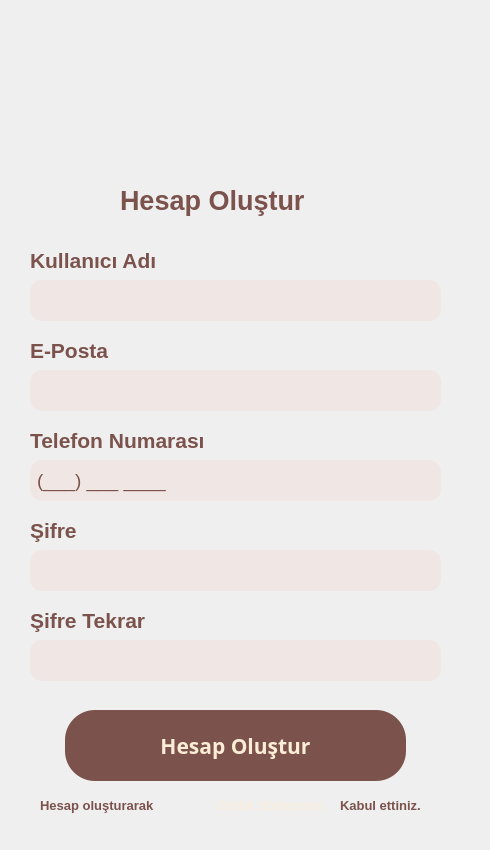
   <widget class="QWidget" name="hesap_olustur">
    <widget class="QLabel" name="lb_arka_plan_hesap_olsuturma">
     <property name="geometry">
      <rect>
       <x>0</x>
       <y>0</y>
       <width>481</width>
       <height>841</height>
      </rect>
     </property>
     <property name="text">
      <string/>
     </property>
     <property name="pixmap">
      <pixmap>icon/rp_acik_kahverengi.png</pixmap>
     </property>
     <property name="scaledContents">
      <bool>true</bool>
     </property>
    </widget>
    <widget class="QLabel" name="lb_minik_insan_icon_hesap_olusturma">
     <property name="geometry">
      <rect>
       <x>400</x>
       <y>240</y>
       <width>31</width>
       <height>31</height>
      </rect>
     </property>
     <property name="text">
      <string/>
     </property>
     <property name="pixmap">
      <pixmap>icon/user.png</pixmap>
     </property>
     <property name="scaledContents">
      <bool>true</bool>
     </property>
    </widget>
    <widget class="QLineEdit" name="le_kullanici_adi_hesap_olusturma">
     <property name="geometry">
      <rect>
       <x>30</x>
       <y>280</y>
       <width>411</width>
       <height>41</height>
      </rect>
     </property>
     <property name="styleSheet">
      <string notr="true">QLineEdit {
    background-color: #f0e6e4;
    color: #7b524c;
    border-radius: 12px;
    font-size: 14pt;
    padding: 5px;
}</string>
     </property>
     <property name="text">
      <string/>
     </property>
    </widget>
    <widget class="QLabel" name="lb_alt_yazi_hesap_olusturma">
     <property name="geometry">
      <rect>
       <x>40</x>
       <y>790</y>
       <width>161</width>
       <height>31</height>
      </rect>
     </property>
     <property name="font">
      <font>
       <pointsize>10</pointsize>
       <weight>75</weight>
       <bold>true</bold>
      </font>
     </property>
     <property name="styleSheet">
      <string notr="true">color: #7b524c;
font-size: 5t;</string>
     </property>
     <property name="text">
      <string>Hesap oluşturarak</string>
     </property>
    </widget>
    <widget class="QLineEdit" name="le_sifre_hesap_olusturma">
     <property name="geometry">
      <rect>
       <x>30</x>
       <y>550</y>
       <width>411</width>
       <height>41</height>
      </rect>
     </property>
     <property name="styleSheet">
      <string notr="true">QLineEdit {
    background-color: #f0e6e4;
    color: #7b524c;
    border-radius: 12px;
    font-size: 14pt;
    padding: 5px;
}</string>
     </property>
     <property name="text">
      <string/>
     </property>
     <property name="echoMode">
      <enum>QLineEdit::Password</enum>
     </property>
    </widget>
    <widget class="QPushButton" name="btn_gizlilik_sozlesmesi">
     <property name="geometry">
      <rect>
       <x>200</x>
       <y>790</y>
       <width>141</width>
       <height>31</height>
      </rect>
     </property>
     <property name="palette">
      <palette>
       <active>
        <colorrole role="WindowText">
         <brush brushstyle="SolidPattern">
          <color alpha="255">
           <red>252</red>
           <green>237</green>
           <blue>214</blue>
          </color>
         </brush>
        </colorrole>
        <colorrole role="Button">
         <brush brushstyle="SolidPattern">
          <color alpha="0">
           <red>0</red>
           <green>0</green>
           <blue>0</blue>
          </color>
         </brush>
        </colorrole>
        <colorrole role="Text">
         <brush brushstyle="SolidPattern">
          <color alpha="255">
           <red>252</red>
           <green>237</green>
           <blue>214</blue>
          </color>
         </brush>
        </colorrole>
        <colorrole role="ButtonText">
         <brush brushstyle="SolidPattern">
          <color alpha="255">
           <red>252</red>
           <green>237</green>
           <blue>214</blue>
          </color>
         </brush>
        </colorrole>
        <colorrole role="Base">
         <brush brushstyle="SolidPattern">
          <color alpha="0">
           <red>0</red>
           <green>0</green>
           <blue>0</blue>
          </color>
         </brush>
        </colorrole>
        <colorrole role="Window">
         <brush brushstyle="SolidPattern">
          <color alpha="0">
           <red>0</red>
           <green>0</green>
           <blue>0</blue>
          </color>
         </brush>
        </colorrole>
       </active>
       <inactive>
        <colorrole role="WindowText">
         <brush brushstyle="SolidPattern">
          <color alpha="255">
           <red>252</red>
           <green>237</green>
           <blue>214</blue>
          </color>
         </brush>
        </colorrole>
        <colorrole role="Button">
         <brush brushstyle="SolidPattern">
          <color alpha="0">
           <red>0</red>
           <green>0</green>
           <blue>0</blue>
          </color>
         </brush>
        </colorrole>
        <colorrole role="Text">
         <brush brushstyle="SolidPattern">
          <color alpha="255">
           <red>252</red>
           <green>237</green>
           <blue>214</blue>
          </color>
         </brush>
        </colorrole>
        <colorrole role="ButtonText">
         <brush brushstyle="SolidPattern">
          <color alpha="255">
           <red>252</red>
           <green>237</green>
           <blue>214</blue>
          </color>
         </brush>
        </colorrole>
        <colorrole role="Base">
         <brush brushstyle="SolidPattern">
          <color alpha="0">
           <red>0</red>
           <green>0</green>
           <blue>0</blue>
          </color>
         </brush>
        </colorrole>
        <colorrole role="Window">
         <brush brushstyle="SolidPattern">
          <color alpha="0">
           <red>0</red>
           <green>0</green>
           <blue>0</blue>
          </color>
         </brush>
        </colorrole>
       </inactive>
       <disabled>
        <colorrole role="WindowText">
         <brush brushstyle="SolidPattern">
          <color alpha="255">
           <red>252</red>
           <green>237</green>
           <blue>214</blue>
          </color>
         </brush>
        </colorrole>
        <colorrole role="Button">
         <brush brushstyle="SolidPattern">
          <color alpha="0">
           <red>0</red>
           <green>0</green>
           <blue>0</blue>
          </color>
         </brush>
        </colorrole>
        <colorrole role="Text">
         <brush brushstyle="SolidPattern">
          <color alpha="255">
           <red>252</red>
           <green>237</green>
           <blue>214</blue>
          </color>
         </brush>
        </colorrole>
        <colorrole role="ButtonText">
         <brush brushstyle="SolidPattern">
          <color alpha="255">
           <red>252</red>
           <green>237</green>
           <blue>214</blue>
          </color>
         </brush>
        </colorrole>
        <colorrole role="Base">
         <brush brushstyle="SolidPattern">
          <color alpha="0">
           <red>0</red>
           <green>0</green>
           <blue>0</blue>
          </color>
         </brush>
        </colorrole>
        <colorrole role="Window">
         <brush brushstyle="SolidPattern">
          <color alpha="0">
           <red>0</red>
           <green>0</green>
           <blue>0</blue>
          </color>
         </brush>
        </colorrole>
       </disabled>
      </palette>
     </property>
     <property name="font">
      <font>
       <pointsize>10</pointsize>
      </font>
     </property>
     <property name="cursor">
      <cursorShape>ArrowCursor</cursorShape>
     </property>
     <property name="contextMenuPolicy">
      <enum>Qt::DefaultContextMenu</enum>
     </property>
     <property name="styleSheet">
      <string notr="true">QPushButton {
    background-color: transparent;
    color: #fcedd6;
    border-radius: 50px;
    font-size: 10pt;
}

QPushButton:hover {
    background-color: #6a4944;
}

QPushButton:pressed {
    background-color: #4e3d3b;
}</string>
     </property>
     <property name="text">
      <string>Gizlilik Sözleşmesi</string>
     </property>
    </widget>
    <widget class="QLabel" name="lb_e_posta_icon_kullanici_girisi">
     <property name="geometry">
      <rect>
       <x>400</x>
       <y>340</y>
       <width>31</width>
       <height>31</height>
      </rect>
     </property>
     <property name="text">
      <string/>
     </property>
     <property name="pixmap">
      <pixmap>icon/envelope.png</pixmap>
     </property>
     <property name="scaledContents">
      <bool>true</bool>
     </property>
    </widget>
    <widget class="QLineEdit" name="le_eposta_hesap_olusturma">
     <property name="geometry">
      <rect>
       <x>30</x>
       <y>370</y>
       <width>411</width>
       <height>41</height>
      </rect>
     </property>
     <property name="styleSheet">
      <string notr="true">QLineEdit {
    background-color: #f0e6e4;
    color: #7b524c;
    border-radius: 12px;
    font-size: 14pt;
    padding: 5px;
}</string>
     </property>
     <property name="text">
      <string/>
     </property>
    </widget>
    <widget class="QLabel" name="lb_alt_yazi_hesap_olusturma_2">
     <property name="geometry">
      <rect>
       <x>340</x>
       <y>790</y>
       <width>121</width>
       <height>31</height>
      </rect>
     </property>
     <property name="font">
      <font>
       <pointsize>10</pointsize>
       <weight>75</weight>
       <bold>true</bold>
      </font>
     </property>
     <property name="styleSheet">
      <string notr="true">color: #7b524c;
font-size: 5t;</string>
     </property>
     <property name="text">
      <string>Kabul ettiniz.</string>
     </property>
    </widget>
    <widget class="QLabel" name="lb_kullanici_adi_hesap_olusturma">
     <property name="geometry">
      <rect>
       <x>30</x>
       <y>240</y>
       <width>221</width>
       <height>41</height>
      </rect>
     </property>
     <property name="font">
      <font>
       <pointsize>16</pointsize>
       <weight>75</weight>
       <bold>true</bold>
      </font>
     </property>
     <property name="styleSheet">
      <string notr="true">color: #7b524c;
font-size: 20t;</string>
     </property>
     <property name="text">
      <string>Kullanıcı Adı</string>
     </property>
    </widget>
    <widget class="QLabel" name="lb_eposta_hesap_olusturma">
     <property name="geometry">
      <rect>
       <x>30</x>
       <y>330</y>
       <width>221</width>
       <height>41</height>
      </rect>
     </property>
     <property name="font">
      <font>
       <pointsize>16</pointsize>
       <weight>75</weight>
       <bold>true</bold>
      </font>
     </property>
     <property name="styleSheet">
      <string notr="true">color: #7b524c;
font-size: 20t;</string>
     </property>
     <property name="text">
      <string>E-Posta</string>
     </property>
    </widget>
    <widget class="QLabel" name="lb_telefon_icon_hesap_olusturma">
     <property name="geometry">
      <rect>
       <x>400</x>
       <y>420</y>
       <width>31</width>
       <height>31</height>
      </rect>
     </property>
     <property name="text">
      <string/>
     </property>
     <property name="pixmap">
      <pixmap>icon/phone-call.png</pixmap>
     </property>
     <property name="scaledContents">
      <bool>true</bool>
     </property>
    </widget>
    <widget class="QLineEdit" name="le_telefon_numarai_hesap_olusturma">
     <property name="geometry">
      <rect>
       <x>30</x>
       <y>460</y>
       <width>411</width>
       <height>41</height>
      </rect>
     </property>
     <property name="styleSheet">
      <string notr="true">QLineEdit {
    background-color: #f0e6e4;
    color: #7b524c;
    border-radius: 12px;
    font-size: 14pt;
    padding: 5px;
}</string>
     </property>
     <property name="inputMask">
      <string>(000) 000 0000;_</string>
     </property>
     <property name="text">
      <string>()  </string>
     </property>
    </widget>
    <widget class="QLabel" name="lb_sifre_tekrar_hesap_olusturma">
     <property name="geometry">
      <rect>
       <x>30</x>
       <y>600</y>
       <width>251</width>
       <height>41</height>
      </rect>
     </property>
     <property name="font">
      <font>
       <pointsize>16</pointsize>
       <weight>75</weight>
       <bold>true</bold>
      </font>
     </property>
     <property name="styleSheet">
      <string notr="true">color: #7b524c;
font-size: 20t;</string>
     </property>
     <property name="text">
      <string>Şifre Tekrar</string>
     </property>
    </widget>
    <widget class="QLabel" name="lb_sifre_hesap_olusturma">
     <property name="geometry">
      <rect>
       <x>30</x>
       <y>510</y>
       <width>251</width>
       <height>41</height>
      </rect>
     </property>
     <property name="font">
      <font>
       <pointsize>16</pointsize>
       <weight>75</weight>
       <bold>true</bold>
      </font>
     </property>
     <property name="styleSheet">
      <string notr="true">color: #7b524c;
font-size: 20t;</string>
     </property>
     <property name="text">
      <string>Şifre</string>
     </property>
    </widget>
    <widget class="QLabel" name="lb_kilit_icon_hesap_olusturma_2">
     <property name="geometry">
      <rect>
       <x>400</x>
       <y>510</y>
       <width>31</width>
       <height>31</height>
      </rect>
     </property>
     <property name="text">
      <string/>
     </property>
     <property name="pixmap">
      <pixmap>icon/padlock.png</pixmap>
     </property>
     <property name="scaledContents">
      <bool>true</bool>
     </property>
    </widget>
    <widget class="QLabel" name="lb_pencere_adi_hesap_olusturma">
     <property name="geometry">
      <rect>
       <x>120</x>
       <y>180</y>
       <width>261</width>
       <height>41</height>
      </rect>
     </property>
     <property name="font">
      <font>
       <pointsize>20</pointsize>
       <weight>75</weight>
       <bold>true</bold>
      </font>
     </property>
     <property name="styleSheet">
      <string notr="true">color: #7b524c;
font-size: 20t;</string>
     </property>
     <property name="text">
      <string>Hesap Oluştur</string>
     </property>
    </widget>
    <widget class="QLabel" name="lb_kahve_icon_hesap_olusturma">
     <property name="geometry">
      <rect>
       <x>170</x>
       <y>30</y>
       <width>141</width>
       <height>151</height>
      </rect>
     </property>
     <property name="text">
      <string/>
     </property>
     <property name="pixmap">
      <pixmap>icon/coffee-cup.png</pixmap>
     </property>
     <property name="scaledContents">
      <bool>true</bool>
     </property>
    </widget>
    <widget class="QLabel" name="lb_telefon_numarasi_hesap_olusturma">
     <property name="geometry">
      <rect>
       <x>30</x>
       <y>420</y>
       <width>251</width>
       <height>41</height>
      </rect>
     </property>
     <property name="font">
      <font>
       <pointsize>16</pointsize>
       <weight>75</weight>
       <bold>true</bold>
      </font>
     </property>
     <property name="styleSheet">
      <string notr="true">color: #7b524c;
font-size: 20t;</string>
     </property>
     <property name="text">
      <string>Telefon Numarası</string>
     </property>
    </widget>
    <widget class="QPushButton" name="btn_hesap_olustur_hesap_olusturma">
     <property name="geometry">
      <rect>
       <x>65</x>
       <y>710</y>
       <width>341</width>
       <height>71</height>
      </rect>
     </property>
     <property name="palette">
      <palette>
       <active>
        <colorrole role="WindowText">
         <brush brushstyle="SolidPattern">
          <color alpha="255">
           <red>252</red>
           <green>237</green>
           <blue>214</blue>
          </color>
         </brush>
        </colorrole>
        <colorrole role="Button">
         <brush brushstyle="SolidPattern">
          <color alpha="255">
           <red>123</red>
           <green>82</green>
           <blue>76</blue>
          </color>
         </brush>
        </colorrole>
        <colorrole role="Text">
         <brush brushstyle="SolidPattern">
          <color alpha="255">
           <red>252</red>
           <green>237</green>
           <blue>214</blue>
          </color>
         </brush>
        </colorrole>
        <colorrole role="ButtonText">
         <brush brushstyle="SolidPattern">
          <color alpha="255">
           <red>252</red>
           <green>237</green>
           <blue>214</blue>
          </color>
         </brush>
        </colorrole>
        <colorrole role="Base">
         <brush brushstyle="SolidPattern">
          <color alpha="255">
           <red>123</red>
           <green>82</green>
           <blue>76</blue>
          </color>
         </brush>
        </colorrole>
        <colorrole role="Window">
         <brush brushstyle="SolidPattern">
          <color alpha="255">
           <red>123</red>
           <green>82</green>
           <blue>76</blue>
          </color>
         </brush>
        </colorrole>
       </active>
       <inactive>
        <colorrole role="WindowText">
         <brush brushstyle="SolidPattern">
          <color alpha="255">
           <red>252</red>
           <green>237</green>
           <blue>214</blue>
          </color>
         </brush>
        </colorrole>
        <colorrole role="Button">
         <brush brushstyle="SolidPattern">
          <color alpha="255">
           <red>123</red>
           <green>82</green>
           <blue>76</blue>
          </color>
         </brush>
        </colorrole>
        <colorrole role="Text">
         <brush brushstyle="SolidPattern">
          <color alpha="255">
           <red>252</red>
           <green>237</green>
           <blue>214</blue>
          </color>
         </brush>
        </colorrole>
        <colorrole role="ButtonText">
         <brush brushstyle="SolidPattern">
          <color alpha="255">
           <red>252</red>
           <green>237</green>
           <blue>214</blue>
          </color>
         </brush>
        </colorrole>
        <colorrole role="Base">
         <brush brushstyle="SolidPattern">
          <color alpha="255">
           <red>123</red>
           <green>82</green>
           <blue>76</blue>
          </color>
         </brush>
        </colorrole>
        <colorrole role="Window">
         <brush brushstyle="SolidPattern">
          <color alpha="255">
           <red>123</red>
           <green>82</green>
           <blue>76</blue>
          </color>
         </brush>
        </colorrole>
       </inactive>
       <disabled>
        <colorrole role="WindowText">
         <brush brushstyle="SolidPattern">
          <color alpha="255">
           <red>252</red>
           <green>237</green>
           <blue>214</blue>
          </color>
         </brush>
        </colorrole>
        <colorrole role="Button">
         <brush brushstyle="SolidPattern">
          <color alpha="255">
           <red>123</red>
           <green>82</green>
           <blue>76</blue>
          </color>
         </brush>
        </colorrole>
        <colorrole role="Text">
         <brush brushstyle="SolidPattern">
          <color alpha="255">
           <red>252</red>
           <green>237</green>
           <blue>214</blue>
          </color>
         </brush>
        </colorrole>
        <colorrole role="ButtonText">
         <brush brushstyle="SolidPattern">
          <color alpha="255">
           <red>252</red>
           <green>237</green>
           <blue>214</blue>
          </color>
         </brush>
        </colorrole>
        <colorrole role="Base">
         <brush brushstyle="SolidPattern">
          <color alpha="255">
           <red>123</red>
           <green>82</green>
           <blue>76</blue>
          </color>
         </brush>
        </colorrole>
        <colorrole role="Window">
         <brush brushstyle="SolidPattern">
          <color alpha="255">
           <red>123</red>
           <green>82</green>
           <blue>76</blue>
          </color>
         </brush>
        </colorrole>
       </disabled>
      </palette>
     </property>
     <property name="font">
      <font>
       <family>Arial Black</family>
       <pointsize>16</pointsize>
       <weight>75</weight>
       <bold>true</bold>
      </font>
     </property>
     <property name="cursor">
      <cursorShape>ArrowCursor</cursorShape>
     </property>
     <property name="contextMenuPolicy">
      <enum>Qt::DefaultContextMenu</enum>
     </property>
     <property name="styleSheet">
      <string notr="true">QPushButton {
    background-color: #7b524c;
    color: #fcedd6;
    border-radius: 30px;
    font-size: 16pt;
}

QPushButton:hover {
    background-color: #6a4944;
}

QPushButton:pressed {
    background-color: #4e3d3b;
}</string>
     </property>
     <property name="text">
      <string>Hesap Oluştur</string>
     </property>
    </widget>
    <widget class="QLineEdit" name="le_sifre_tekrar_hesap_olusturma">
     <property name="geometry">
      <rect>
       <x>30</x>
       <y>640</y>
       <width>411</width>
       <height>41</height>
      </rect>
     </property>
     <property name="styleSheet">
      <string notr="true">QLineEdit {
    background-color: #f0e6e4;
    color: #7b524c;
    border-radius: 12px;
    font-size: 14pt;
    padding: 5px;
}</string>
     </property>
     <property name="text">
      <string/>
     </property>
     <property name="echoMode">
      <enum>QLineEdit::Password</enum>
     </property>
    </widget>
    <widget class="QLabel" name="lb_kilit_icon_hesap_olusturma">
     <property name="geometry">
      <rect>
       <x>400</x>
       <y>600</y>
       <width>31</width>
       <height>31</height>
      </rect>
     </property>
     <property name="text">
      <string/>
     </property>
     <property name="pixmap">
      <pixmap>icon/padlock.png</pixmap>
     </property>
     <property name="scaledContents">
      <bool>true</bool>
     </property>
    </widget>
    <widget class="QLabel" name="lb_kahve_cekirdegi_icon_hesap_olusturma">
     <property name="geometry">
      <rect>
       <x>240</x>
       <y>120</y>
       <width>81</width>
       <height>71</height>
      </rect>
     </property>
     <property name="text">
      <string/>
     </property>
     <property name="pixmap">
      <pixmap>icon/coffee-beans.png</pixmap>
     </property>
     <property name="scaledContents">
      <bool>true</bool>
     </property>
    </widget>
    <widget class="QPushButton" name="btn_geri_hesap_olusturma">
     <property name="geometry">
      <rect>
       <x>10</x>
       <y>10</y>
       <width>71</width>
       <height>61</height>
      </rect>
     </property>
     <property name="styleSheet">
      <string notr="true">QPushButton {
    background-color: rgba(0, 0, 0, 0);
    border: none;
}
</string>
     </property>
     <property name="text">
      <string/>
     </property>
     <property name="icon">
      <iconset>
       <normaloff>icon/turn-back_17151132.png</normaloff>icon/turn-back_17151132.png</iconset>
     </property>
     <property name="iconSize">
      <size>
       <width>60</width>
       <height>60</height>
      </size>
     </property>
    </widget>
    <widget class="QPushButton" name="btn_sifre_goster_hesap_olsuturma">
     <property name="geometry">
      <rect>
       <x>390</x>
       <y>550</y>
       <width>51</width>
       <height>41</height>
      </rect>
     </property>
     <property name="styleSheet">
      <string notr="true">QPushButton {
    background-color: rgba(0, 0, 0, 0);
    border: none;
}</string>
     </property>
     <property name="text">
      <string/>
     </property>
     <property name="icon">
      <iconset>
       <normaloff>icon/eye_10784416.png</normaloff>icon/eye_10784416.png</iconset>
     </property>
     <property name="iconSize">
      <size>
       <width>40</width>
       <height>40</height>
      </size>
     </property>
    </widget>
    <widget class="QPushButton" name="btn_sifre_goster_hesap_olsuturma_2">
     <property name="geometry">
      <rect>
       <x>390</x>
       <y>640</y>
       <width>51</width>
       <height>41</height>
      </rect>
     </property>
     <property name="styleSheet">
      <string notr="true">QPushButton {
    background-color: rgba(0, 0, 0, 0);
    border: none;
}</string>
     </property>
     <property name="text">
      <string/>
     </property>
     <property name="icon">
      <iconset>
       <normaloff>icon/eye_10784416.png</normaloff>icon/eye_10784416.png</iconset>
     </property>
     <property name="iconSize">
      <size>
       <width>40</width>
       <height>40</height>
      </size>
     </property>
    </widget>
   </widget>
